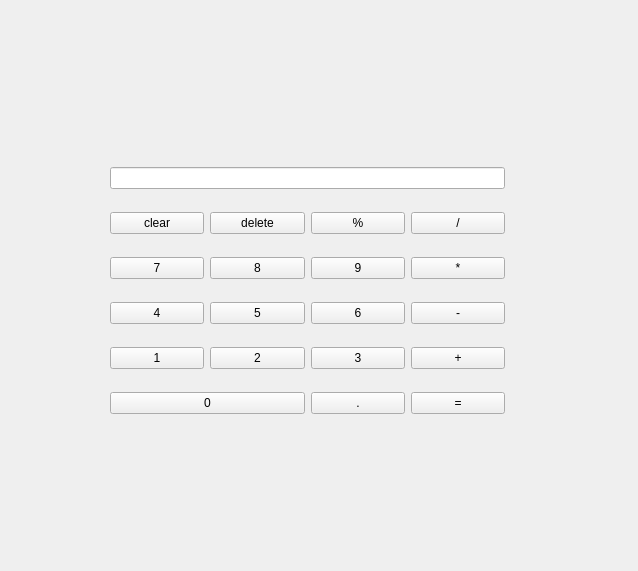
<?xml version="1.0" encoding="UTF-8"?>
<ui version="4.0">
 <class>cal</class>
 <widget class="QWidget" name="cal">
  <property name="geometry">
   <rect>
    <x>0</x>
    <y>0</y>
    <width>638</width>
    <height>571</height>
   </rect>
  </property>
  <property name="windowTitle">
   <string>cal</string>
  </property>
  <widget class="QWidget" name="gridLayoutWidget">
   <property name="geometry">
    <rect>
     <x>110</x>
     <y>150</y>
     <width>395</width>
     <height>281</height>
    </rect>
   </property>
   <layout class="QGridLayout" name="gridLayout_2">
    <item row="5" column="0" colspan="2">
     <widget class="QPushButton" name="button0">
      <property name="text">
       <string>0</string>
      </property>
     </widget>
    </item>
    <item row="1" column="2">
     <widget class="QPushButton" name="percentage">
      <property name="text">
       <string>%</string>
      </property>
     </widget>
    </item>
    <item row="4" column="1">
     <widget class="QPushButton" name="button2">
      <property name="text">
       <string>2</string>
      </property>
     </widget>
    </item>
    <item row="3" column="3">
     <widget class="QPushButton" name="sub">
      <property name="text">
       <string>-</string>
      </property>
     </widget>
    </item>
    <item row="2" column="2">
     <widget class="QPushButton" name="button9">
      <property name="text">
       <string>9</string>
      </property>
     </widget>
    </item>
    <item row="3" column="2">
     <widget class="QPushButton" name="button6">
      <property name="text">
       <string>6</string>
      </property>
     </widget>
    </item>
    <item row="4" column="2">
     <widget class="QPushButton" name="button3">
      <property name="text">
       <string>3</string>
      </property>
     </widget>
    </item>
    <item row="5" column="2">
     <widget class="QPushButton" name="decimal">
      <property name="text">
       <string>.</string>
      </property>
     </widget>
    </item>
    <item row="2" column="0">
     <widget class="QPushButton" name="button7">
      <property name="text">
       <string>7</string>
      </property>
     </widget>
    </item>
    <item row="1" column="3">
     <widget class="QPushButton" name="div">
      <property name="text">
       <string>/</string>
      </property>
     </widget>
    </item>
    <item row="3" column="0">
     <widget class="QPushButton" name="button4">
      <property name="text">
       <string>4</string>
      </property>
     </widget>
    </item>
    <item row="4" column="3">
     <widget class="QPushButton" name="add">
      <property name="text">
       <string>+</string>
      </property>
     </widget>
    </item>
    <item row="2" column="1">
     <widget class="QPushButton" name="button8">
      <property name="text">
       <string>8</string>
      </property>
     </widget>
    </item>
    <item row="5" column="3">
     <widget class="QPushButton" name="even">
      <property name="text">
       <string>=</string>
      </property>
     </widget>
    </item>
    <item row="2" column="3">
     <widget class="QPushButton" name="mul">
      <property name="text">
       <string>*</string>
      </property>
     </widget>
    </item>
    <item row="4" column="0">
     <widget class="QPushButton" name="button1">
      <property name="text">
       <string>1</string>
      </property>
     </widget>
    </item>
    <item row="1" column="1">
     <widget class="QPushButton" name="dele">
      <property name="text">
       <string>delete</string>
      </property>
     </widget>
    </item>
    <item row="3" column="1">
     <widget class="QPushButton" name="button5">
      <property name="text">
       <string>5</string>
      </property>
     </widget>
    </item>
    <item row="1" column="0">
     <widget class="QPushButton" name="clear">
      <property name="text">
       <string>clear</string>
      </property>
     </widget>
    </item>
    <item row="0" column="0" colspan="4">
     <widget class="QLineEdit" name="text"/>
    </item>
   </layout>
  </widget>
 </widget>
 <resources/>
 <connections/>
</ui>
